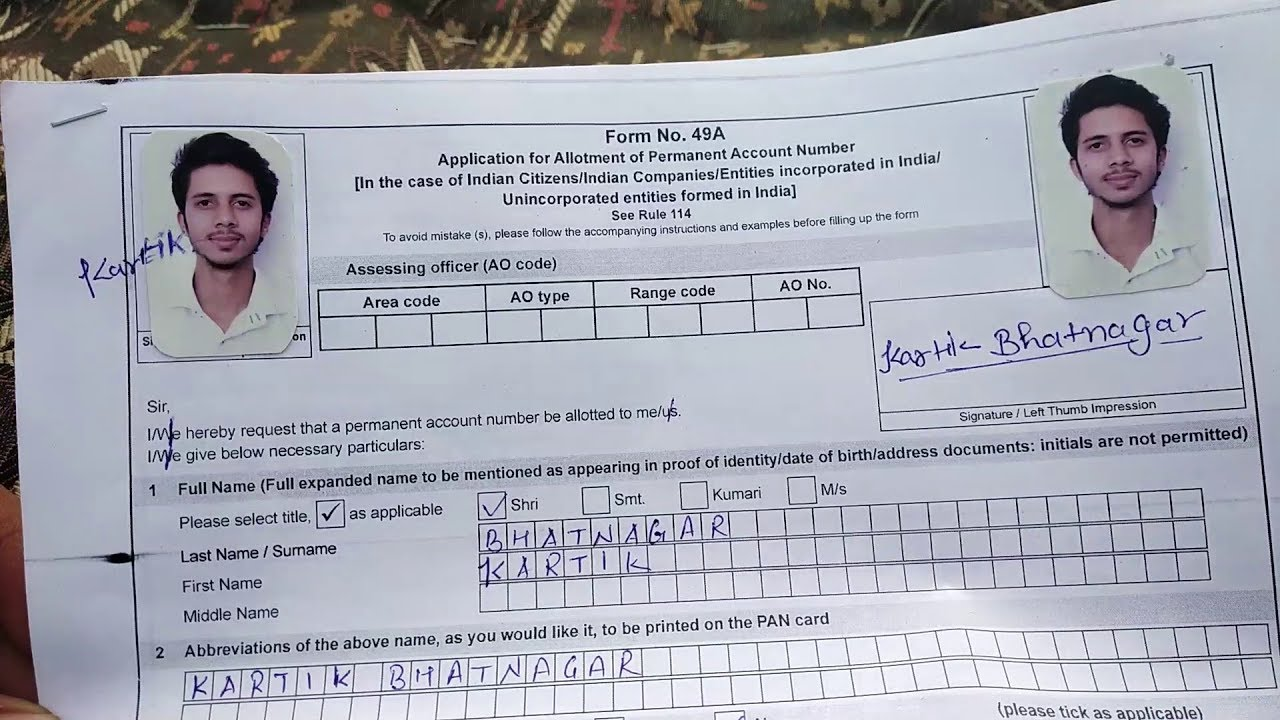
#> input picture pan-scan.jpg, 1280 x 720 px
$ python align_document.py --image pan-scan.jpg --template pan-application-form-template.png
#> lines starting #> are read from the running program, lines starting #| are printed output that depends on the picture
#> further down, image is the input picture: shape (720, 1280, 3); mean B, G, R 181.3, 170.4, 168.1
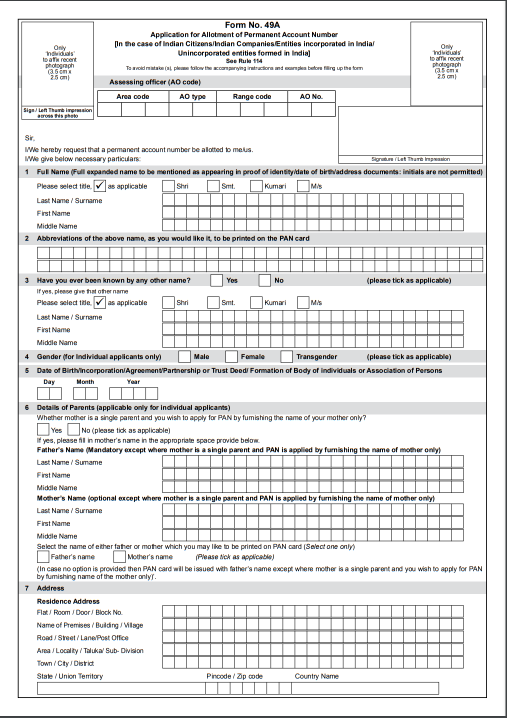
#> input picture pan-application-form-template.png, 1013 x 1435 px (shown at 1/2 size)
#> further down, template is the input picture: shape (1435, 1013, 3); mean B, G, R 231.4, 231.2, 231.1
### alignment/align_images.py
import numpy as np
import imutils
import cv2


def align_images(image, template, maxFeature=500, keepPercent=0.2, debug=False):
#> called with maxFeature = 500, keepPercent = 0.2, debug = True
    imageGray = cv2.cvtColor(image, cv2.COLOR_BGR2GRAY)
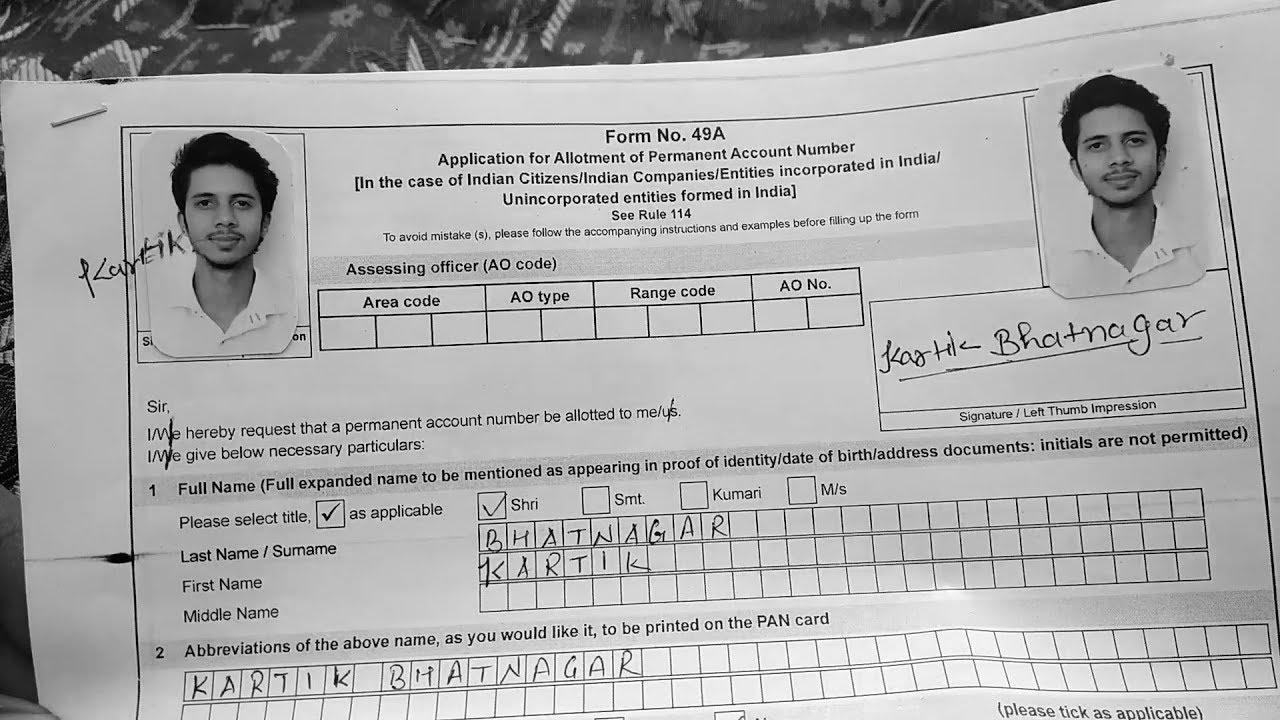
#> imageGray: shape (720, 1280); min 0, max 255, mean 171
    templateGray = cv2.cvtColor(template, cv2.COLOR_BGR2GRAY)

    # using ORB to detect keypoints
    orb = cv2.ORB_create(maxFeature)
    (kpsA, descA) = orb.detectAndCompute(imageGray, None)
#> kpsA = 500 keypoints; strongest (x, y, size): (551, 200, 31), (576, 199, 31), (578, 159, 31), (675, 135, 31)
    (kpsB, descB) = orb.detectAndCompute(templateGray, None)
#> kpsB = 502 keypoints; strongest (x, y, size): (464, 50, 37.2), (467, 189, 31), (972, 1395, 31), (75, 1199, 31)

    # match features
    method = cv2.DESCRIPTOR_MATCHER_BRUTEFORCE_HAMMING
    matcher = cv2.DescriptorMatcher_create(method)
    matches = matcher.match(descA, descB, None)
#> matches = 500 matches

    # sorting the matches by distance
    matches = sorted(matches, key=lambda x: x.distance)

    # only top matches
    keep = int(len(matches) * keepPercent)
#> keep = 100
    matches = matches[:keep]
#> matches = 100 matches

    # visualize the matches
    if debug:
        matchedVis = cv2.drawMatches(
            image, kpsA, template, kpsB, matches, None)
        matchedVis = imutils.resize(matchedVis, width=1000)
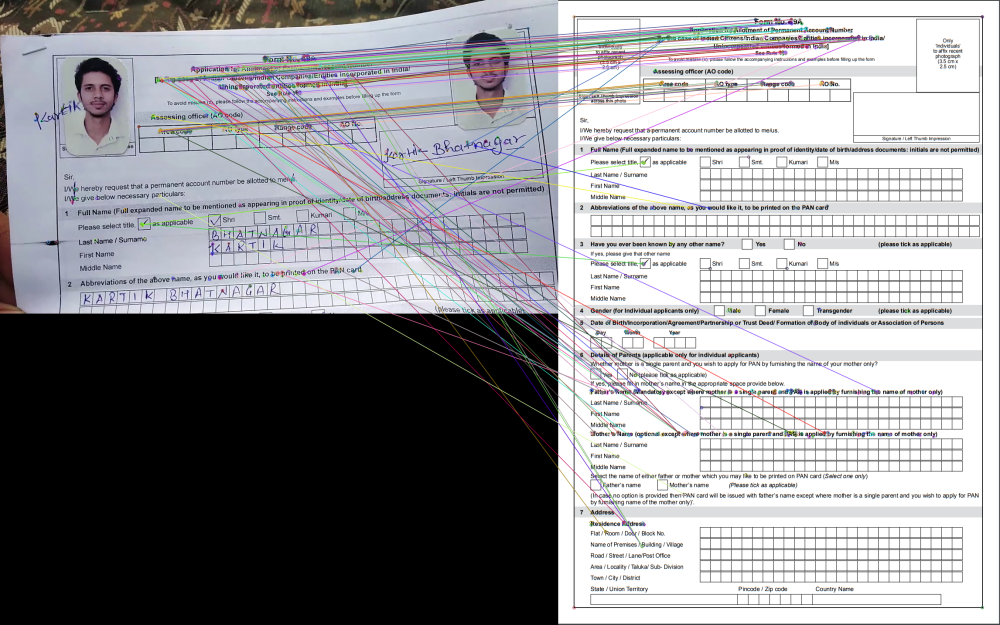
#> matchedVis: shape (625, 1000, 3); mean B, G, R 150.3, 147.1, 147.3
        cv2.imshow("matched keypoints", matchedVis)
        cv2.waitKey(0)

    # homographic matrix
    ptsA = np.zeros((len(matches), 2), dtype="float")
#> ptsA = 100 pairs, first value 0 to 0, second value 0 to 0
    ptsB = np.zeros((len(matches), 2), dtype="float")
#> ptsB = 100 pairs, first value 0 to 0, second value 0 to 0

    # loop over top matches
    for (i, m) in enumerate(matches):
        ptsA[i] = kpsA[m.queryIdx].pt
        ptsB[i] = kpsB[m.trainIdx].pt
#> this loop made 100 passes
#> after the loop, ptsA = 100 pairs, first value 324 to 1089.9, second value 128.2 to 635; ptsB = 100 pairs, first value 82.8 to 731.6, second value 44.4 to 1254

    # compute homographic matrix between two sets
    (H, mask) = cv2.findHomography(ptsA, ptsB, method=cv2.RANSAC)
#> H = [[0.805, 0.00916, -62.83], [0.0104, 0.879, -78.27], [-0.000115, 0.000119, 1]]; mask = 100 values, max 1 at index 0, min 0 at index 1, mean 0.37

    # align image
    (h, w) = template.shape[:2]
#> h = 1435; w = 1013
    aligned = cv2.warpPerspective(image, H, (w, h))

    return aligned

### align_document.py
from alignment.align_images import align_images
import numpy as np
import argparse
import imutils
import cv2

# arguments
ap = argparse.ArgumentParser()
ap.add_argument("-i", "--image", required=True, help="path to input image that we'll align to template")
ap.add_argument("-t", "--template", required=True, help="path to input template image")
args = vars(ap.parse_args())

# load input image and template from storage
print("[INFO] loading images...")
image = cv2.imread(args["image"])
template = cv2.imread(args["template"])

# align the images
print("[INFO] aligning images...")
aligned = align_images(image, template, debug=True)

# resize images and tempolate to visualise
aligned = imutils.resize(aligned, width=700)
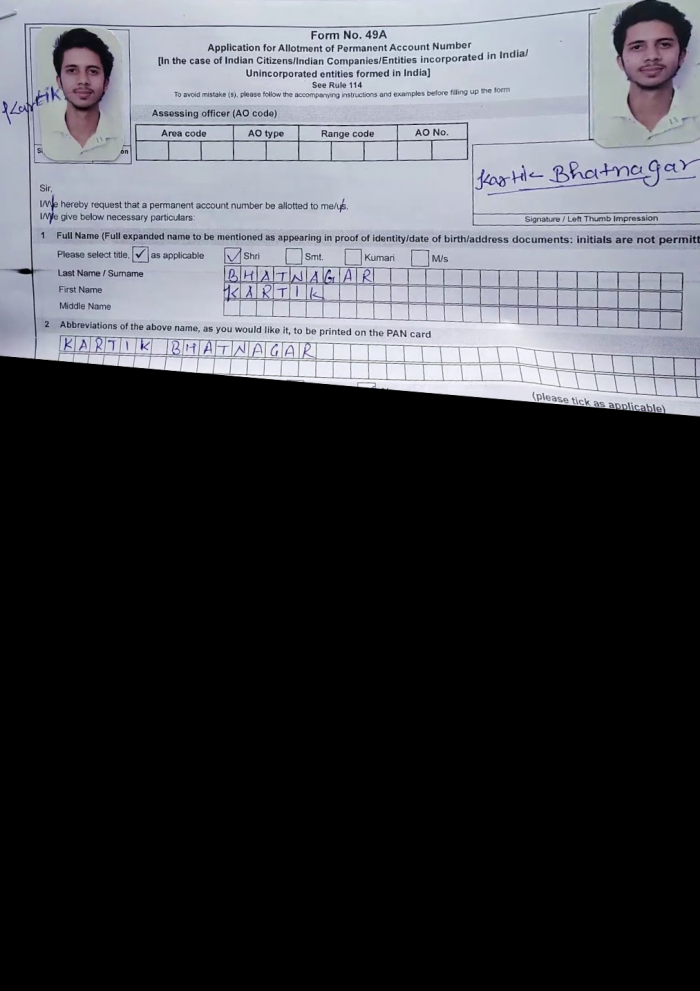
#> aligned: shape (991, 700, 3); mean B, G, R 75.1, 69.9, 68.6
template = imutils.resize(template, width=700)
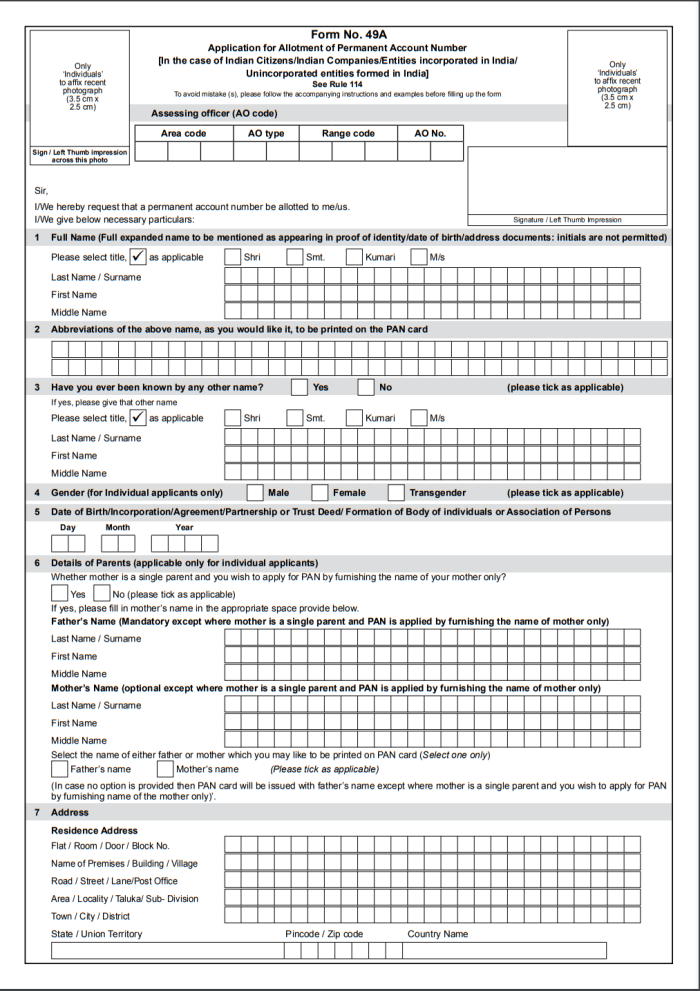
#> template: shape (991, 700, 3); mean B, G, R 231.4, 231.2, 231.1

# side-by-side comparison
stacked = np.hstack([aligned, template])
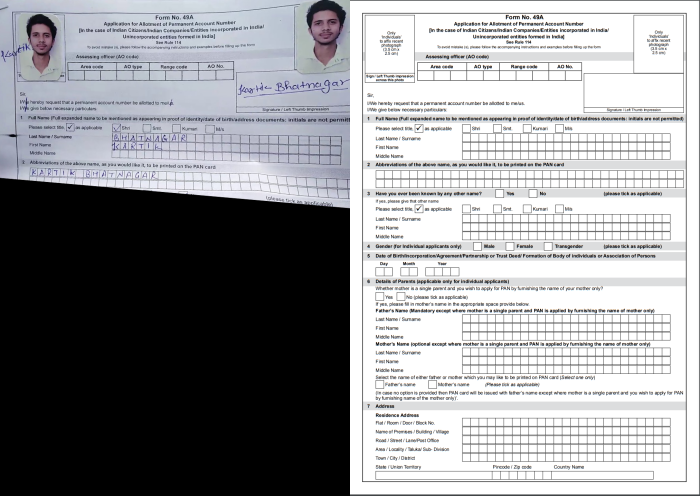
#> stacked: shape (991, 1400, 3) (shown at 1/2 size); mean B, G, R 153.2, 150.6, 149.9

# ovelay second image
overlay = template.copy()
output = aligned.copy()
cv2.addWeighted(overlay, 0.5, output, 0.5, 0, output)
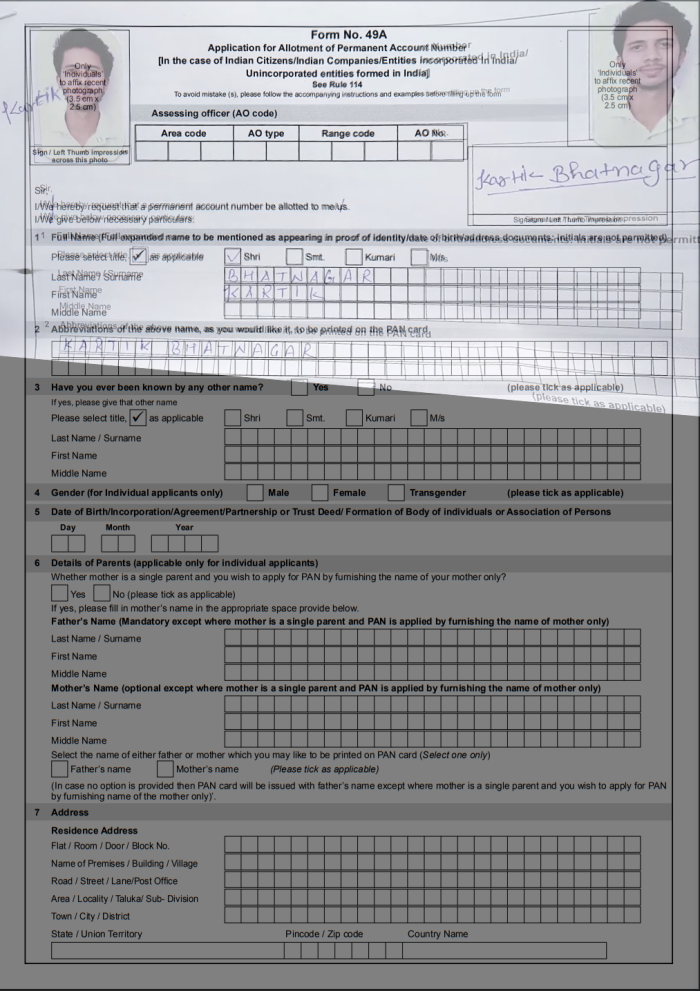
#> output: shape (991, 700, 3); mean B, G, R 153.4, 150.8, 150.1

# showing two output
cv2.imshow("Image alignment stack", stacked)
cv2.imshow("Image alignment overlay", output)
cv2.waitKey(0)
